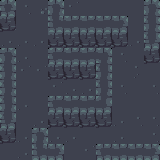

A 2D game scene composited from a Tiled map and its tileset images. What follows is a short description and the map's XML, with each tile layer's data collapsed to a summary:
An orthogonal 10x10 tile map with 16x16 px tiles, 1 tile layer (Kachelebene 1).

<map version="1.0" orientation="orthogonal" renderorder="right-down" width="10" height="10" tilewidth="16" tileheight="16" nextobjectid="1">
 <tileset firstgid="1" name="dungeon_tiles_compact_and_varied" tilewidth="16" tileheight="16">
  <image source="dungeon_tiles_compact_and_varied.png" trans="000000" width="336" height="104" />
 </tileset>
 <layer name="Kachelebene 1" width="10" height="10">
  <data>[100 cells, 100 non-empty, 19 distinct tile ids]</data>
 </layer>
</map>
